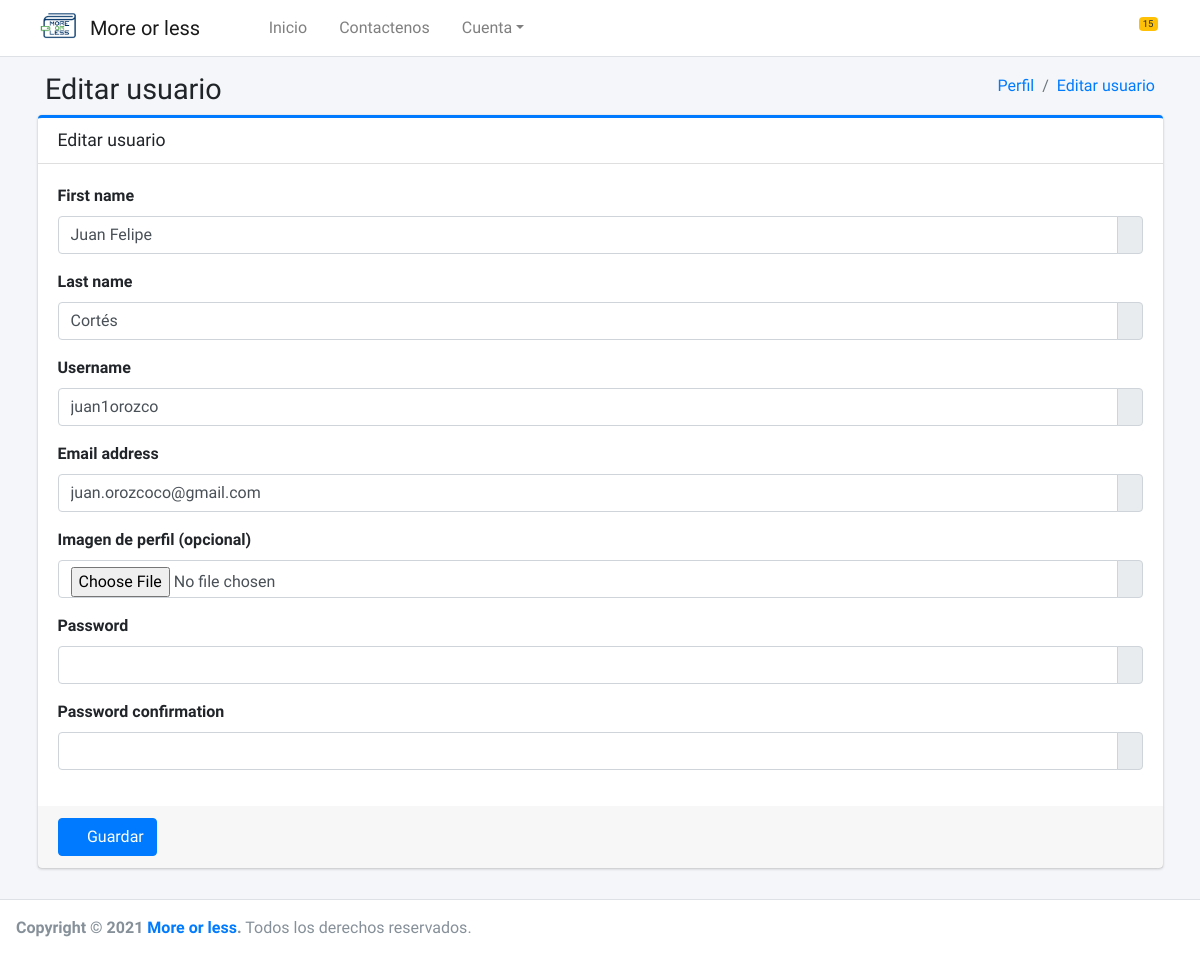
Screenshot of /usuario/update/ (signed in) with the database file from the repository.
### core/registro/models.py (models this page shows)
class RegistroUsuario(AbstractUser):
    image = models.ImageField(upload_to='perfil/%Y/%m/%d', null=True, blank=True)
    def get_image(self):
        if self.image:
            return "{}{}".format(MEDIA_URL, self.image)
        return "{}{}".format(STATIC_URL, 'img/imagen-perfil-sin-foto.png')

### core/registro/views.py (the view, shortened to what this page needs)
# urls.py: path('usuario/update/', UsuarioUpdateView.as_view(), name='usuarioUpdate'),
class UsuarioUpdateView(UpdateView):
    model = RegistroUsuario
    form_class = RegistroUsuariosForm
    template_name = 'form_usuario.html'
    success_url = reverse_lazy('perfil')
    @method_decorator(csrf_exempt)
    @method_decorator(login_required)
    def dispatch(self, request, *args, **kwargs):
        self.object = self.get_object()
        return super().dispatch(request, *args, **kwargs)
    def get_object(self, queryset=None):
        return self.request.user
    def get_context_data(self, **kwargs):
        context = super().get_context_data(**kwargs)
        context['title'] = 'Editar usuario'
        context['list_url'] = reverse_lazy('perfil')
        context['action'] = 'edit'
        return context

### core/registro/forms.py (shortened to what this page needs)
class RegistroUsuariosForm(UserCreationForm):
    class Meta:
        model = RegistroUsuario
        fields = 'first_name', 'last_name', 'username', 'email','image',
        labels = {
            'image':'Imagen de perfil (opcional)'
        }

### core/registro/templates/form_usuario.html (shortened to what this page needs)
{% extends 'form.html' %}
{% load static %}
{% load widget_tweaks %}
{% block content %}
    <div class="content-wrapper">
        {% block form %}
            <div class="content-header">
            <div class="container">
                <div class="container-fluid">
                    <div class="row mb-2">
                        <div class="col-sm-6">
                            <h1 class="m-0">{{ title }}</h1>
                        </div>
                        <div class="col-sm-6">
                            <ol class="breadcrumb float-sm-right">
                                <li class="breadcrumb-item"><a href="{% url 'perfil' %}">Perfil</a></li>
                                <li class="breadcrumb-item"><a href="{% url 'add' %}">Editar usuario</a></li>
                            </ol>
                        </div>
                    </div>
                </div>
            </div>
        {% endblock %}
        <section class="content">
            <div class="container">
                <form method="post" action="." enctype="multipart/form-data">
                    <div class="card card-outline card-primary">
                        <div class="card-header">
                            <h3 class="card-title">{{ title }}</h3>
                        </div>
                        <div class="card-body">
                            {% for field in form.visible_fields %}
                                <label>{{ field.label }}</label>
                                <div class="input-group mb-3">
                                    {{ field | add_class:'form-control' }}
                                    <div class="input-group-append">
                                        <div class="input-group-text">
                                        </div>
                                    </div>
                                </div>
                            {% endfor %}
                        </div>
                        <div class="card-footer">
                            <button id="submit" type="submit" class="btn btn-primary btnTest"><i
                                    class="fas fa-save"></i>
                                Guardar
                            </button>
                        </div>
                    </div>
                </form>
            </div>
        </section>
        </div>
{% endblock %}

### rows the page displays
RegistroUsuario: first_name "Juan Felipe" "Cortés" "juan1orozco" "juan.orozcoco@gmail.com"

### other values shown
{{ title }} "Editar usuario"
{{ field.label }} "First name" "Last name" "Username" "Email address" "Imagen de perfil (opcional)" "Password" "Password confirmation"
